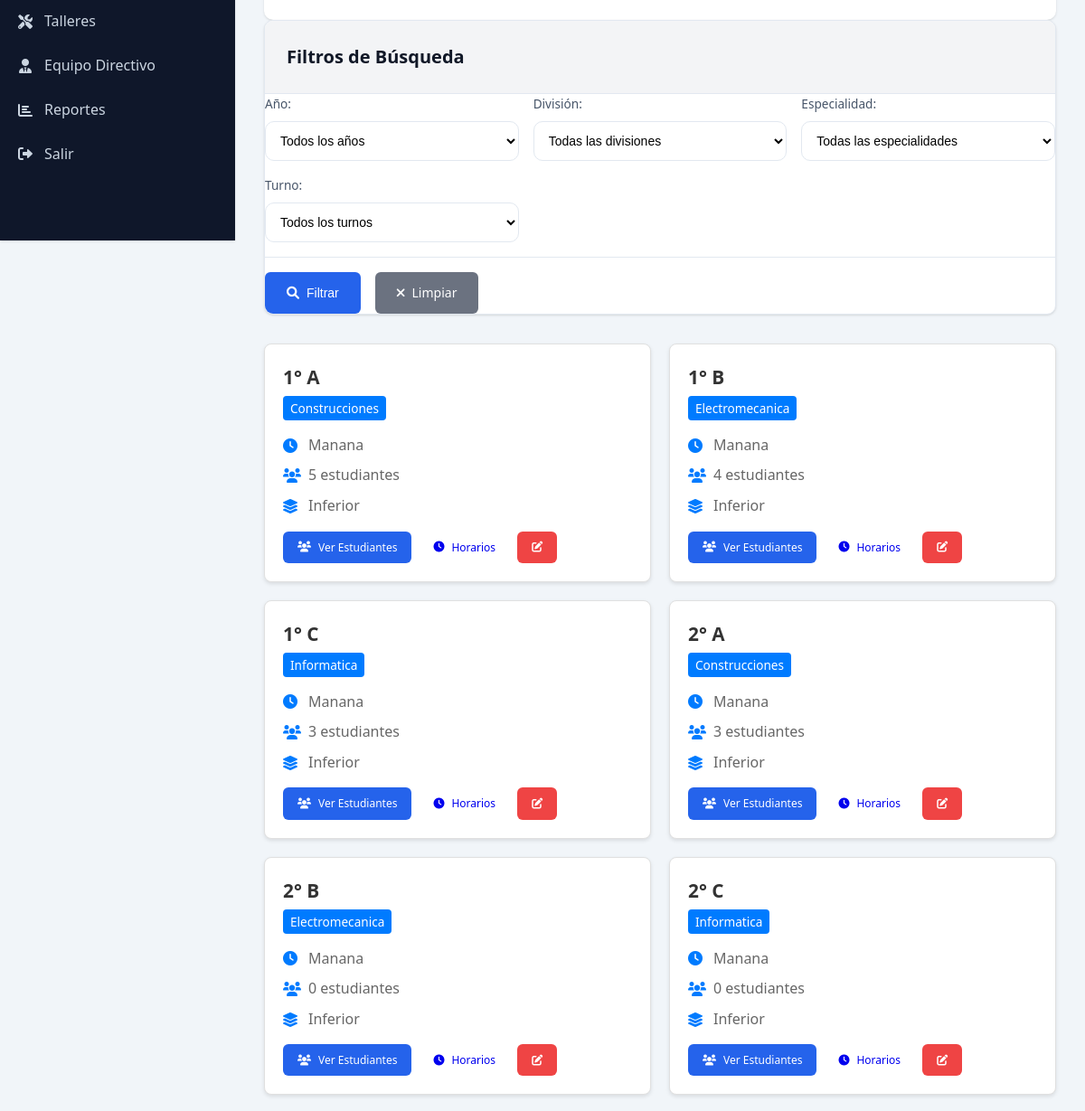
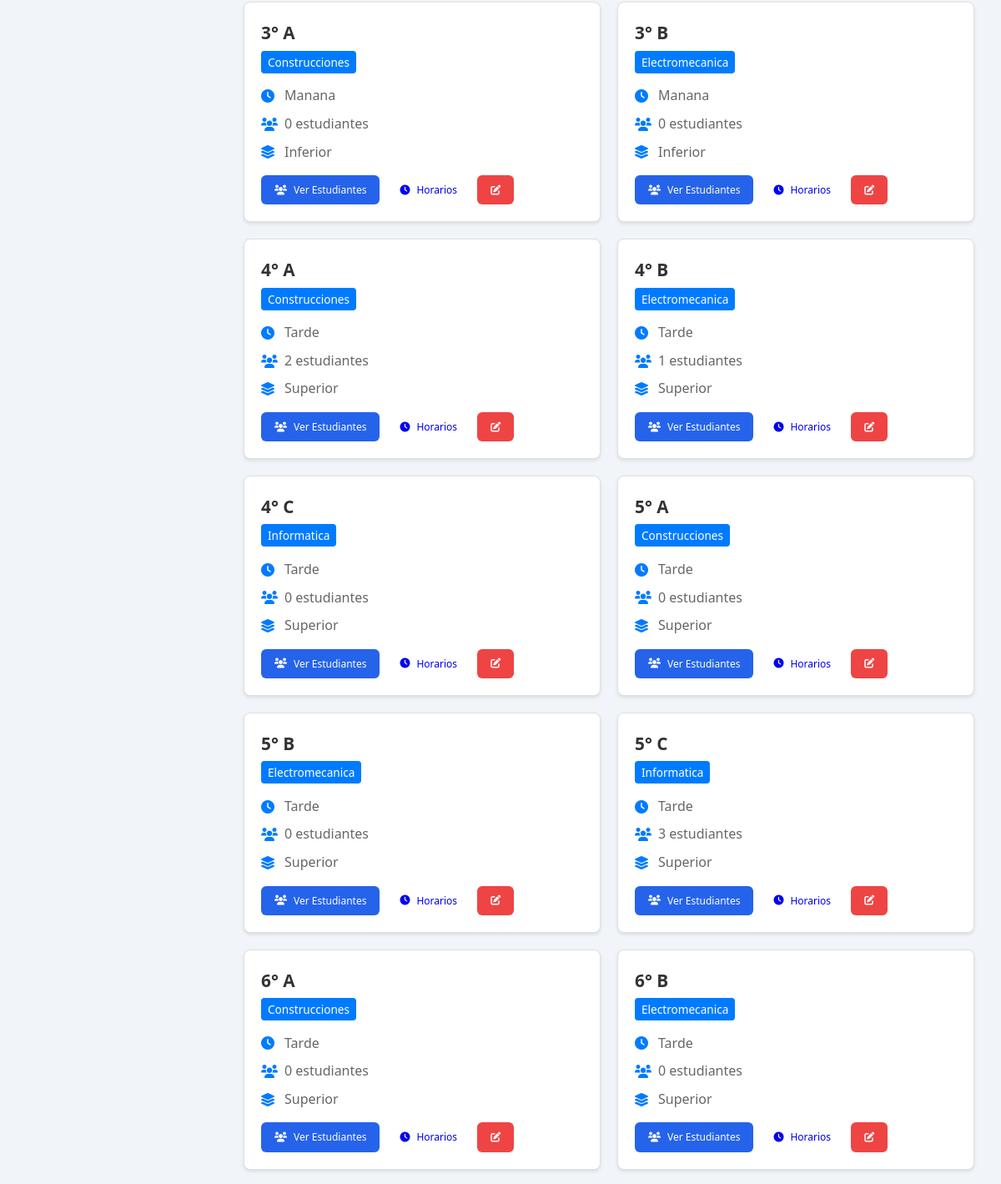
Before: /attached_assets/cursos_1754573379675.php (signed in, middle part) with the older database file (2 pictures, top to bottom).
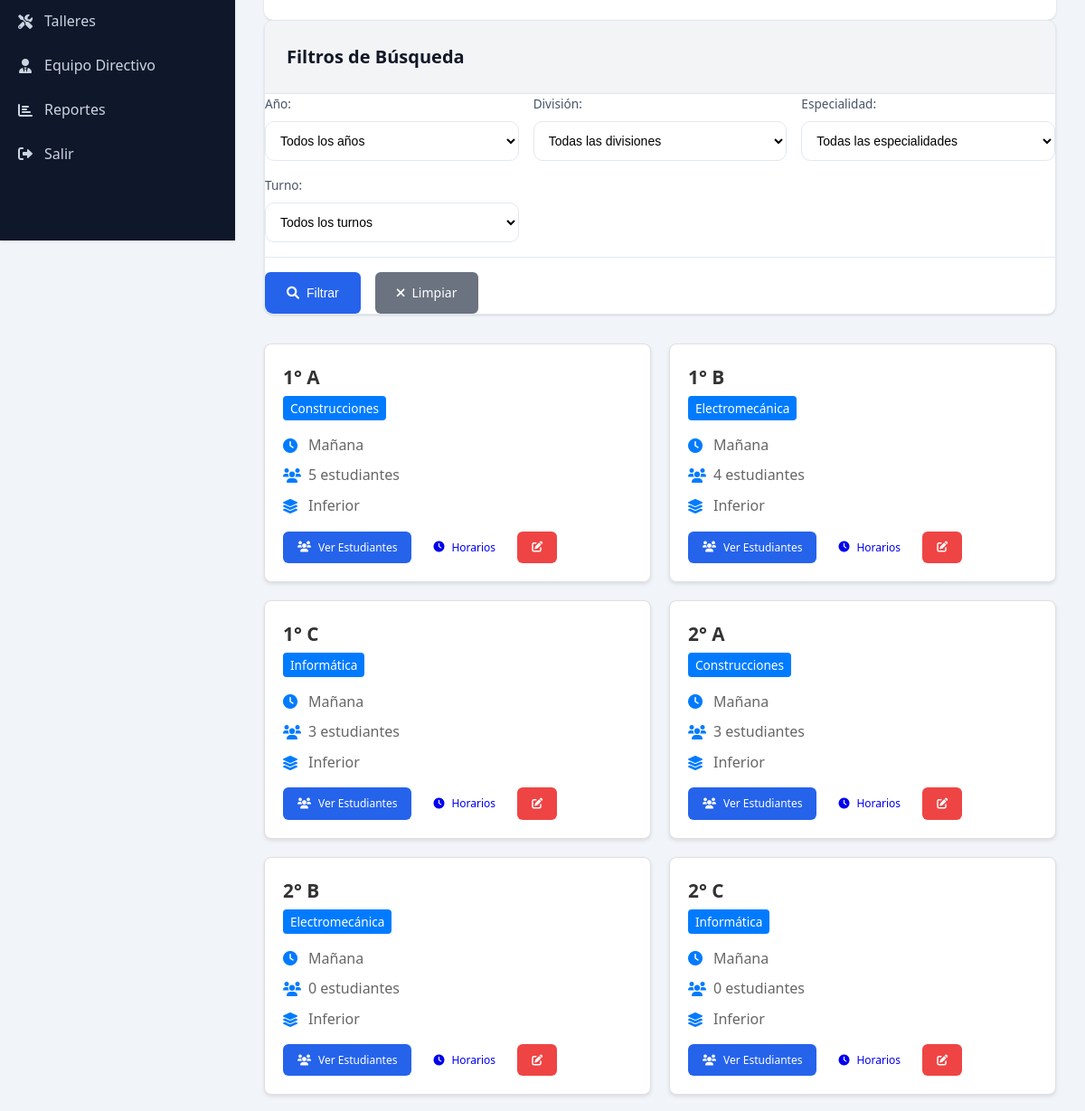
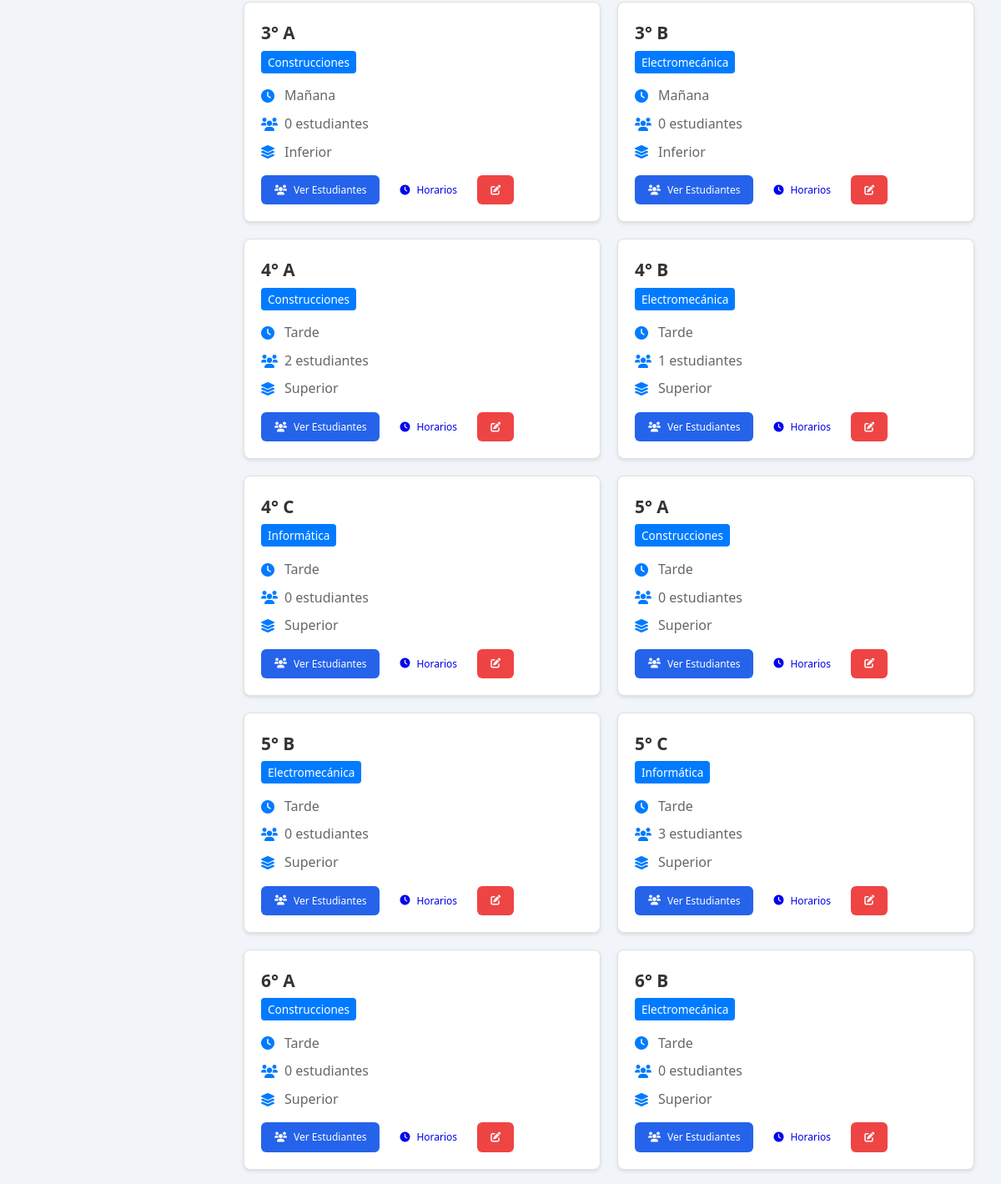
After: the same page with the newer database file (2 pictures, top to bottom).
### tables this page shows
CREATE TABLE IF NOT EXISTS cursos (
    id INT AUTO_INCREMENT PRIMARY KEY,
    anio INT NOT NULL,  
    division VARCHAR(5) NOT NULL,  
    turno_id INT NOT NULL,
    especialidad_id INT NOT NULL,
    taller_id INT,
    grado ENUM('inferior', 'superior') NOT NULL,  
    activo BOOLEAN DEFAULT TRUE,
    FOREIGN KEY (turno_id) REFERENCES turnos(id) ON DELETE RESTRICT,
    FOREIGN KEY (especialidad_id) REFERENCES especialidades(id) ON DELETE RESTRICT,
    FOREIGN KEY (taller_id) REFERENCES talleres(id) ON DELETE SET NULL,
    UNIQUE KEY unique_curso (anio, division, turno_id, especialidad_id),
    INDEX idx_turno (turno_id),
    INDEX idx_especialidad (especialidad_id),
    INDEX idx_activo (activo)
);

CREATE TABLE IF NOT EXISTS turnos (
    id INT AUTO_INCREMENT PRIMARY KEY,
    nombre VARCHAR(20) NOT NULL,  
    hora_inicio TIME,
    hora_fin TIME
);

CREATE TABLE IF NOT EXISTS especialidades (
    id INT AUTO_INCREMENT PRIMARY KEY,
    nombre VARCHAR(100) NOT NULL,
    descripcion TEXT,
    activa BOOLEAN DEFAULT TRUE,
    INDEX idx_activa (activa)
);

### config/database.php (called while the page is built, shortened)
<?php
class Database {
    private static $instance = null;
    private $connection;
    private function __construct() {
        $host = 'localhost';
        $port = '3306';
        $dbname = 'cuaderno_digital_eest2';
        $username = 'root';
        $password = '';
        try {
            $this->connection = new PDO(
                "mysql:host=$host;port=$port;dbname=$dbname;charset=utf8mb4",
                $username,
                $password,
                [
                    PDO::ATTR_ERRMODE => PDO::ERRMODE_EXCEPTION,
                    PDO::ATTR_DEFAULT_FETCH_MODE => PDO::FETCH_ASSOC,
                    PDO::ATTR_EMULATE_PREPARES => false
                ]
            );
        } catch (PDOException $e) {
            throw new Exception("Connection failed: " . $e->getMessage());
        }
    }
    public static function getInstance() {
        if (self::$instance === null) {
            self::$instance = new self();
        }
        return self::$instance;
    }
    public function query($sql, $params = []) {
        $stmt = $this->connection->prepare($sql);
        $stmt->execute($params);
        return $stmt;
    }
    public function fetchAll($sql, $params = []) {
        $stmt = $this->query($sql, $params);
        return $stmt->fetchAll();
    }
}
?>

### attached_assets/cursos_1754573379675.php (the view, shortened to what the changed rows need)
<?php
include 'includes/header.php';
require_once 'config/database.php';
$db = Database::getInstance();
$where_conditions = ["c.activo = 1"];
$params = [];
$where_clause = implode(" AND ", $where_conditions);
$cursos = $db->fetchAll("
    SELECT c.*, esp.nombre as especialidad_nombre, t.nombre as turno_nombre,
           COUNT(e.id) as total_estudiantes,
           COUNT(CASE WHEN e.activo = 1 THEN 1 END) as estudiantes_activos
    FROM cursos c
    LEFT JOIN especialidades esp ON c.especialidad_id = esp.id
    LEFT JOIN turnos t ON c.turno_id = t.id
    LEFT JOIN estudiantes e ON c.id = e.curso_id
    WHERE $where_clause
    GROUP BY c.id
    ORDER BY c.anio, c.division
", $params);
?>
<section class="cursos-section">
    <div class="cursos-grid">
        <?php foreach ($cursos as $curso): ?>
        <div class="curso-card">
            <div class="curso-header">
                <h3><?php echo $curso['anio']; ?>° <?php echo htmlspecialchars($curso['division']); ?></h3>
                <span class="curso-especialidad"><?php echo htmlspecialchars($curso['especialidad_nombre']); ?></span>
            </div>
            <div class="curso-info">
                <div class="info-item">
                    <i class="fas fa-clock"></i>
                    <span><?php echo htmlspecialchars($curso['turno_nombre']); ?></span>
                </div>
                <div class="info-item">
                    <i class="fas fa-users"></i>
                    <span><?php echo $curso['estudiantes_activos']; ?> estudiantes</span>
                </div>
                <div class="info-item">
                    <i class="fas fa-layer-group"></i>
                    <span><?php echo ucfirst($curso['grado']); ?></span>
                </div>
            </div>
            <div class="curso-actions">
                <a href="estudiantes.php?curso=<?php echo $curso['id']; ?>" class="btn btn-sm btn-primary">
                    <i class="fas fa-users"></i> Ver Estudiantes
                </a>
                <a href="horarios.php?curso=<?php echo $curso['id']; ?>" class="btn btn-sm btn-info">
                    <i class="fas fa-clock"></i> Horarios
                </a>
                <a href="curso_editar.php?id=<?php echo $curso['id']; ?>" class="btn btn-sm btn-warning">
                    <i class="fas fa-edit"></i>
                </a>
            </div>
        </div>
        <?php endforeach; ?>
    </div>
</section>
<?php include 'includes/footer.php'; ?>

Changed rows visible on the page:
changed through a linked row, cursos (number 1 of 16 on the later page): turno.nombre "Manana" → "Mañana"
changed through a linked row, cursos (number 2 of 16 on the later page): especialidad.nombre "Electromecanica" → "Electromecánica"; turno.nombre "Manana" → "Mañana"
changed through a linked row, cursos (number 3 of 16 on the later page): especialidad.nombre "Informatica" → "Informática"; turno.nombre "Manana" → "Mañana"
changed through a linked row, cursos (number 4 of 16 on the later page): turno.nombre "Manana" → "Mañana"
changed through a linked row, cursos (number 5 of 16 on the later page): especialidad.nombre "Electromecanica" → "Electromecánica"; turno.nombre "Manana" → "Mañana"
changed through a linked row, cursos (number 6 of 16 on the later page): especialidad.nombre "Informatica" → "Informática"; turno.nombre "Manana" → "Mañana"
changed through a linked row, cursos (number 7 of 16 on the later page): turno.nombre "Manana" → "Mañana"
changed through a linked row, cursos (number 8 of 16 on the later page): especialidad.nombre "Electromecanica" → "Electromecánica"; turno.nombre "Manana" → "Mañana"
changed through a linked row, cursos (number 10 of 16 on the later page): especialidad.nombre "Electromecanica" → "Electromecánica"
changed through a linked row, cursos (number 11 of 16 on the later page): especialidad.nombre "Informatica" → "Informática"
changed through a linked row, cursos (number 13 of 16 on the later page): especialidad.nombre "Electromecanica" → "Electromecánica"
changed through a linked row, cursos (number 14 of 16 on the later page): especialidad.nombre "Informatica" → "Informática"
changed through a linked row, cursos (number 16 of 16 on the later page): especialidad.nombre "Electromecanica" → "Electromecánica"
